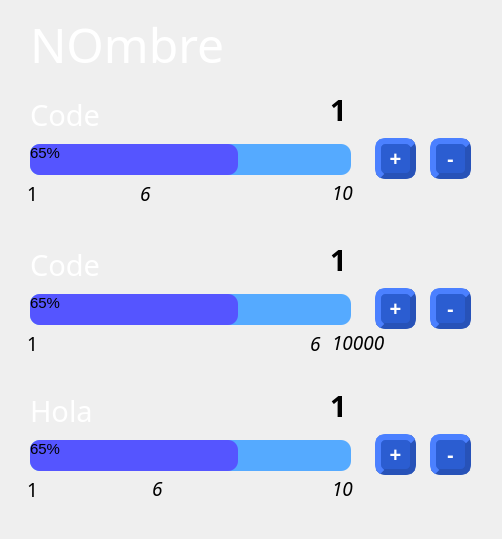
<?xml version="1.0" encoding="UTF-8"?>
<ui version="4.0">
 <class>SecondWindow</class>
 <widget class="QMainWindow" name="SecondWindow">
  <property name="geometry">
   <rect>
    <x>0</x>
    <y>0</y>
    <width>502</width>
    <height>539</height>
   </rect>
  </property>
  <property name="windowTitle">
   <string>MainWindow</string>
  </property>
  <widget class="QWidget" name="centralwidget">
   <widget class="QLabel" name="activity1">
    <property name="geometry">
     <rect>
      <x>30</x>
      <y>74</y>
      <width>311</width>
      <height>81</height>
     </rect>
    </property>
    <property name="font">
     <font>
      <family>Artifakt Element Light</family>
      <pointsize>22</pointsize>
     </font>
    </property>
    <property name="styleSheet">
     <string notr="true">color: rgb(255, 255, 255);</string>
    </property>
    <property name="text">
     <string>Code</string>
    </property>
   </widget>
   <widget class="QLabel" name="generalName">
    <property name="geometry">
     <rect>
      <x>30</x>
      <y>14</y>
      <width>301</width>
      <height>61</height>
     </rect>
    </property>
    <property name="font">
     <font>
      <family>Artifakt Element Light</family>
      <pointsize>36</pointsize>
     </font>
    </property>
    <property name="styleSheet">
     <string notr="true">color: rgb(255, 255, 255);</string>
    </property>
    <property name="text">
     <string>NOmbre</string>
    </property>
   </widget>
   <widget class="QProgressBar" name="barActivity1">
    <property name="geometry">
     <rect>
      <x>30</x>
      <y>144</y>
      <width>321</width>
      <height>31</height>
     </rect>
    </property>
    <property name="font">
     <font>
      <pointsize>11</pointsize>
     </font>
    </property>
    <property name="styleSheet">
     <string notr="true">QProgressBar {
	border-radius: 10px;
	background-color:rgb(85, 170, 255);
}
QProgressBar::chunk{
	border-radius: 10px;
	background-color: rgb(85, 85, 255);
}
</string>
    </property>
    <property name="value">
     <number>65</number>
    </property>
    <property name="textDirection">
     <enum>QProgressBar::BottomToTop</enum>
    </property>
   </widget>
   <widget class="QLabel" name="labelNivelAct1">
    <property name="geometry">
     <rect>
      <x>330</x>
      <y>84</y>
      <width>51</width>
      <height>51</height>
     </rect>
    </property>
    <property name="font">
     <font>
      <family>Rockwell Extra Bold</family>
      <pointsize>22</pointsize>
      <weight>75</weight>
      <bold>true</bold>
     </font>
    </property>
    <property name="text">
     <string>1</string>
    </property>
   </widget>
   <widget class="QPushButton" name="addButtonAct1">
    <property name="geometry">
     <rect>
      <x>375</x>
      <y>138</y>
      <width>41</width>
      <height>41</height>
     </rect>
    </property>
    <property name="styleSheet">
     <string notr="true">QPushButton {
    background-color: #2B5DD1;
    color: #FFFFFF;
    border-style: outset;
    padding: 2px;
    font: bold 20px;
    border-width: 6px;
    border-radius: 10px;
    border-color: #2752B8;
}
QPushButton:hover {
    background-color: lightgreen;
}</string>
    </property>
    <property name="text">
     <string>+</string>
    </property>
   </widget>
   <widget class="QPushButton" name="minusButtonAct1">
    <property name="geometry">
     <rect>
      <x>430</x>
      <y>138</y>
      <width>41</width>
      <height>41</height>
     </rect>
    </property>
    <property name="styleSheet">
     <string notr="true">QPushButton {
    background-color: #2B5DD1;
    color: #FFFFFF;
    border-style: outset;
    padding: 2px;
    font: bold 20px;
    border-width: 6px;
    border-radius: 10px;
    border-color: #2752B8;
}
QPushButton:hover {
    background-color: rgb(216, 25, 25);
}</string>
    </property>
    <property name="text">
     <string>-</string>
    </property>
   </widget>
   <widget class="QLabel" name="labelBarMidAct1">
    <property name="geometry">
     <rect>
      <x>140</x>
      <y>178</y>
      <width>71</width>
      <height>31</height>
     </rect>
    </property>
    <property name="font">
     <font>
      <family>Artifakt Element Light</family>
      <pointsize>14</pointsize>
      <italic>true</italic>
     </font>
    </property>
    <property name="text">
     <string>6</string>
    </property>
   </widget>
   <widget class="QLabel" name="labelBarInfAct1">
    <property name="geometry">
     <rect>
      <x>27</x>
      <y>178</y>
      <width>71</width>
      <height>31</height>
     </rect>
    </property>
    <property name="font">
     <font>
      <family>Artifakt Element Light</family>
      <pointsize>14</pointsize>
      <italic>false</italic>
     </font>
    </property>
    <property name="text">
     <string>1</string>
    </property>
   </widget>
   <widget class="QLabel" name="labelBarSupAct1">
    <property name="geometry">
     <rect>
      <x>332</x>
      <y>177</y>
      <width>81</width>
      <height>31</height>
     </rect>
    </property>
    <property name="font">
     <font>
      <family>Artifakt Element Light</family>
      <pointsize>14</pointsize>
      <italic>true</italic>
     </font>
    </property>
    <property name="text">
     <string>10</string>
    </property>
   </widget>
   <widget class="QPushButton" name="addButtonAct2">
    <property name="geometry">
     <rect>
      <x>375</x>
      <y>288</y>
      <width>41</width>
      <height>41</height>
     </rect>
    </property>
    <property name="styleSheet">
     <string notr="true">QPushButton {
    background-color: #2B5DD1;
    color: #FFFFFF;
    border-style: outset;
    padding: 2px;
    font: bold 20px;
    border-width: 6px;
    border-radius: 10px;
    border-color: #2752B8;
}
QPushButton:hover {
    background-color: lightgreen;
}</string>
    </property>
    <property name="text">
     <string>+</string>
    </property>
   </widget>
   <widget class="QPushButton" name="minusButtonAct2">
    <property name="geometry">
     <rect>
      <x>430</x>
      <y>288</y>
      <width>41</width>
      <height>41</height>
     </rect>
    </property>
    <property name="styleSheet">
     <string notr="true">QPushButton {
    background-color: #2B5DD1;
    color: #FFFFFF;
    border-style: outset;
    padding: 2px;
    font: bold 20px;
    border-width: 6px;
    border-radius: 10px;
    border-color: #2752B8;
}
QPushButton:hover {
    background-color: rgb(216, 25, 25);
}</string>
    </property>
    <property name="text">
     <string>-</string>
    </property>
   </widget>
   <widget class="QProgressBar" name="barActivity2">
    <property name="geometry">
     <rect>
      <x>30</x>
      <y>294</y>
      <width>321</width>
      <height>31</height>
     </rect>
    </property>
    <property name="font">
     <font>
      <pointsize>11</pointsize>
     </font>
    </property>
    <property name="styleSheet">
     <string notr="true">QProgressBar {
	border-radius: 10px;
	background-color:rgb(85, 170, 255);
}
QProgressBar::chunk{
	border-radius: 10px;
	background-color: rgb(85, 85, 255);
}
</string>
    </property>
    <property name="value">
     <number>65</number>
    </property>
    <property name="textDirection">
     <enum>QProgressBar::BottomToTop</enum>
    </property>
   </widget>
   <widget class="QLabel" name="labelBarInfAct2">
    <property name="geometry">
     <rect>
      <x>27</x>
      <y>328</y>
      <width>71</width>
      <height>31</height>
     </rect>
    </property>
    <property name="font">
     <font>
      <family>Artifakt Element Light</family>
      <pointsize>14</pointsize>
      <italic>false</italic>
     </font>
    </property>
    <property name="text">
     <string>1</string>
    </property>
   </widget>
   <widget class="QLabel" name="activity2">
    <property name="geometry">
     <rect>
      <x>30</x>
      <y>224</y>
      <width>311</width>
      <height>81</height>
     </rect>
    </property>
    <property name="font">
     <font>
      <family>Artifakt Element Light</family>
      <pointsize>22</pointsize>
     </font>
    </property>
    <property name="styleSheet">
     <string notr="true">color: rgb(255, 255, 255);</string>
    </property>
    <property name="text">
     <string>Code</string>
    </property>
   </widget>
   <widget class="QLabel" name="labelBarMidAct2">
    <property name="geometry">
     <rect>
      <x>310</x>
      <y>328</y>
      <width>61</width>
      <height>31</height>
     </rect>
    </property>
    <property name="font">
     <font>
      <family>Artifakt Element Light</family>
      <pointsize>14</pointsize>
      <italic>true</italic>
     </font>
    </property>
    <property name="text">
     <string>6</string>
    </property>
   </widget>
   <widget class="QLabel" name="labelBarSupAct2">
    <property name="geometry">
     <rect>
      <x>332</x>
      <y>327</y>
      <width>61</width>
      <height>31</height>
     </rect>
    </property>
    <property name="font">
     <font>
      <family>Artifakt Element Light</family>
      <pointsize>14</pointsize>
      <italic>true</italic>
     </font>
    </property>
    <property name="text">
     <string>10000</string>
    </property>
   </widget>
   <widget class="QLabel" name="labelNivelAct2">
    <property name="geometry">
     <rect>
      <x>330</x>
      <y>234</y>
      <width>51</width>
      <height>51</height>
     </rect>
    </property>
    <property name="font">
     <font>
      <family>Rockwell Extra Bold</family>
      <pointsize>22</pointsize>
      <weight>75</weight>
      <bold>true</bold>
     </font>
    </property>
    <property name="text">
     <string>1</string>
    </property>
   </widget>
   <widget class="QPushButton" name="addButtonAct3">
    <property name="geometry">
     <rect>
      <x>375</x>
      <y>434</y>
      <width>41</width>
      <height>41</height>
     </rect>
    </property>
    <property name="styleSheet">
     <string notr="true">QPushButton {
    background-color: #2B5DD1;
    color: #FFFFFF;
    border-style: outset;
    padding: 2px;
    font: bold 20px;
    border-width: 6px;
    border-radius: 10px;
    border-color: #2752B8;
}
QPushButton:hover {
    background-color: lightgreen;
}</string>
    </property>
    <property name="text">
     <string>+</string>
    </property>
   </widget>
   <widget class="QPushButton" name="minusButtonAct3">
    <property name="geometry">
     <rect>
      <x>430</x>
      <y>434</y>
      <width>41</width>
      <height>41</height>
     </rect>
    </property>
    <property name="styleSheet">
     <string notr="true">QPushButton {
    background-color: #2B5DD1;
    color: #FFFFFF;
    border-style: outset;
    padding: 2px;
    font: bold 20px;
    border-width: 6px;
    border-radius: 10px;
    border-color: #2752B8;
}
QPushButton:hover {
    background-color: rgb(216, 25, 25);
}</string>
    </property>
    <property name="text">
     <string>-</string>
    </property>
   </widget>
   <widget class="QProgressBar" name="barActivity3">
    <property name="geometry">
     <rect>
      <x>30</x>
      <y>440</y>
      <width>321</width>
      <height>31</height>
     </rect>
    </property>
    <property name="font">
     <font>
      <pointsize>11</pointsize>
     </font>
    </property>
    <property name="styleSheet">
     <string notr="true">QProgressBar {
	border-radius: 10px;
	background-color:rgb(85, 170, 255);
}
QProgressBar::chunk{
	border-radius: 10px;
	background-color: rgb(85, 85, 255);
}
</string>
    </property>
    <property name="value">
     <number>65</number>
    </property>
    <property name="textDirection">
     <enum>QProgressBar::BottomToTop</enum>
    </property>
   </widget>
   <widget class="QLabel" name="labelBarInfAct3">
    <property name="geometry">
     <rect>
      <x>27</x>
      <y>474</y>
      <width>61</width>
      <height>31</height>
     </rect>
    </property>
    <property name="font">
     <font>
      <family>Artifakt Element Light</family>
      <pointsize>14</pointsize>
      <italic>false</italic>
     </font>
    </property>
    <property name="text">
     <string>1</string>
    </property>
   </widget>
   <widget class="QLabel" name="activity3">
    <property name="geometry">
     <rect>
      <x>30</x>
      <y>370</y>
      <width>311</width>
      <height>81</height>
     </rect>
    </property>
    <property name="font">
     <font>
      <family>Artifakt Element Light</family>
      <pointsize>22</pointsize>
     </font>
    </property>
    <property name="styleSheet">
     <string notr="true">color: rgb(255, 255, 255);</string>
    </property>
    <property name="text">
     <string>Hola</string>
    </property>
   </widget>
   <widget class="QLabel" name="labelBarMidAct3">
    <property name="geometry">
     <rect>
      <x>152</x>
      <y>473</y>
      <width>71</width>
      <height>31</height>
     </rect>
    </property>
    <property name="font">
     <font>
      <family>Artifakt Element Light</family>
      <pointsize>14</pointsize>
      <italic>true</italic>
     </font>
    </property>
    <property name="text">
     <string>6</string>
    </property>
   </widget>
   <widget class="QLabel" name="labelBarSupAct3">
    <property name="geometry">
     <rect>
      <x>332</x>
      <y>473</y>
      <width>81</width>
      <height>31</height>
     </rect>
    </property>
    <property name="font">
     <font>
      <family>Artifakt Element Light</family>
      <pointsize>14</pointsize>
      <italic>true</italic>
     </font>
    </property>
    <property name="text">
     <string>10</string>
    </property>
   </widget>
   <widget class="QLabel" name="labelNivelAct3">
    <property name="geometry">
     <rect>
      <x>330</x>
      <y>380</y>
      <width>51</width>
      <height>51</height>
     </rect>
    </property>
    <property name="font">
     <font>
      <family>Rockwell Extra Bold</family>
      <pointsize>22</pointsize>
      <weight>75</weight>
      <bold>true</bold>
     </font>
    </property>
    <property name="text">
     <string>1</string>
    </property>
   </widget>
   <widget class="QLabel" name="label">
    <property name="geometry">
     <rect>
      <x>0</x>
      <y>0</y>
      <width>511</width>
      <height>581</height>
     </rect>
    </property>
    <property name="text">
     <string/>
    </property>
    <property name="pixmap">
     <pixmap resource="assets/img2.qrc">:/im2/background.png</pixmap>
    </property>
    <property name="scaledContents">
     <bool>false</bool>
    </property>
   </widget>
   <zorder>label</zorder>
   <zorder>activity1</zorder>
   <zorder>generalName</zorder>
   <zorder>barActivity1</zorder>
   <zorder>labelNivelAct1</zorder>
   <zorder>addButtonAct1</zorder>
   <zorder>minusButtonAct1</zorder>
   <zorder>labelBarMidAct1</zorder>
   <zorder>labelBarInfAct1</zorder>
   <zorder>labelBarSupAct1</zorder>
   <zorder>addButtonAct2</zorder>
   <zorder>minusButtonAct2</zorder>
   <zorder>barActivity2</zorder>
   <zorder>labelBarInfAct2</zorder>
   <zorder>activity2</zorder>
   <zorder>labelBarMidAct2</zorder>
   <zorder>labelBarSupAct2</zorder>
   <zorder>labelNivelAct2</zorder>
   <zorder>addButtonAct3</zorder>
   <zorder>minusButtonAct3</zorder>
   <zorder>barActivity3</zorder>
   <zorder>labelBarInfAct3</zorder>
   <zorder>activity3</zorder>
   <zorder>labelBarMidAct3</zorder>
   <zorder>labelBarSupAct3</zorder>
   <zorder>labelNivelAct3</zorder>
  </widget>
 </widget>
 <resources>
  <include location="assets/img2.qrc"/>
 </resources>
 <connections/>
</ui>
